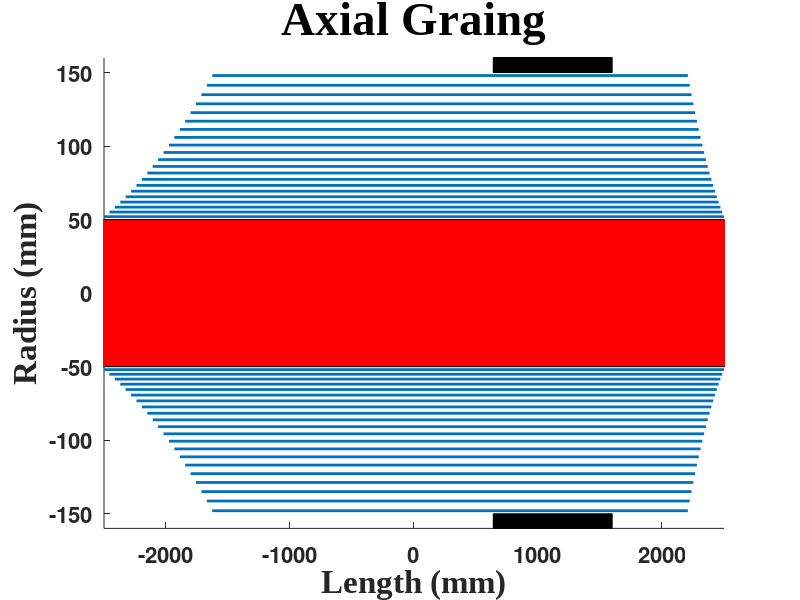
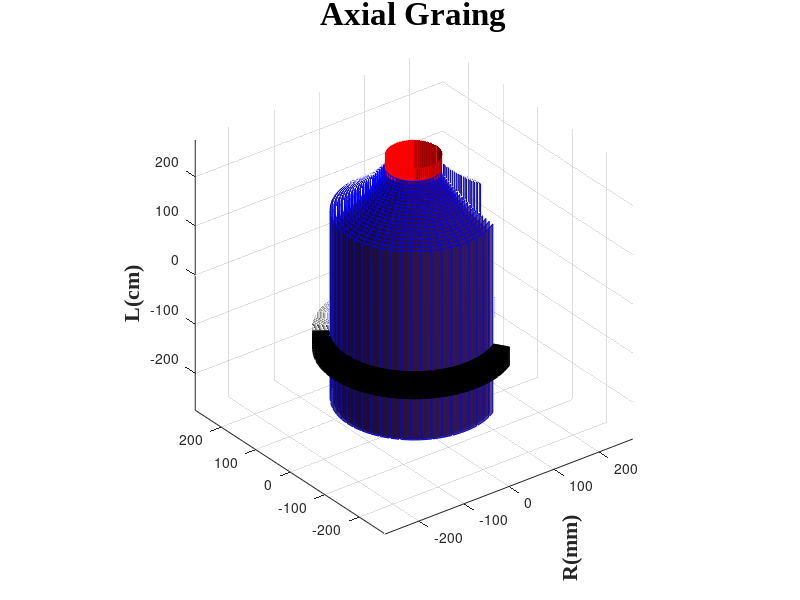

MATLAB code for these plots, in order:
%%%%%%%%%%%%%%%%%%%%%%%%%%%%%%%%%%%%%%%%%%%%%%%%%%%%%%%%%%%%%%%%%%%%%%%%%%%
% ELEC6089 High Volatage Insulation Bushing Design                        
% Axial grading calculation                                              
% Author - David Mahmoodi                                                 
% Date - 14/02/2014  
%%%%%%%%%%%%%%%%%%%%%%%%%%%%%%%%%%%%%%%%%%%%%%%%%%%%%%%%%%%%%%%%%%%%%%%%%%%
clc; close all; clear all 
%% Declareing Given Variables 
Voltage = 275000;         %Applied voltage (volt)
Inner_diameter = 100;     %mm
Outer_diameter = 300;     %mm
First_foil_length = 5000; %mm
N = 21;
Foil_Thickness = 0.1;     %mm
First_Gap = 2;            %mm
Last_Gap  = 2;            %mm
E_boundary_surface_Air = 300;   %volt/mm
E_boundary_surface_Oil = 3*300; %volt/mm
%% Defining new variables
Del_Voltage = Voltage/N-1; %Voltage between each foil
b_Air = Del_Voltage/E_boundary_surface_Air;
b_Oil = Del_Voltage/E_boundary_surface_Oil;
%Initialise vectors (22 for 3D plotting)
L = zeros(1,N+1); 
L_Air = zeros(1,N+1);
L_Oil = zeros(1,N+1); 
Radius = zeros(1,N+1);
R_parameter=1.007; % Parameter for adjesting assumption value of r0
%% Calculation
L(1)=First_foil_length; %The first foil is 5000mm and connected to the conductor, no capacitance between conductor and this foil
r0 = Inner_diameter/2 ; %Radius of the conductor
Radius(1)= Inner_diameter/2  + First_Gap; % Radial position of first foil = 52mm
L_Air(1)= L(1)/2;
L_Oil(1)= L(1)/2;
%Calculate the radial positions of all foils
for i=2:N
    L_Air(i)=L_Air(i-1)- b_Air;
    L_Oil(i)=L_Oil(i-1)- b_Oil;
    L(i)= L_Air(i)+L_Oil(i);
end
% Refer to Section 2.2 for an explanation of this assumption
Radius(2)=  Radius(1)* exp( (L(2)/L(1)) * log(Radius(1)/(r0-R_parameter)));
%Follow the iterative formula
for i=3:N     
    Radius(i)= Radius(i-1)* exp( (L(i)/L(i-1)) * log(Radius(i-1)/Radius(i-2)));
end
%For plotting - add the outer shell
L(N+1)=L(N)- .5*L(N);
Radius(N+1)=Radius(N)+ Last_Gap;

%% Ploting
x=zeros(1,2*(N+1));
y=x; j=1;
for i=1:2:2*(N+1)
    x(i)=L_Air(j);
    x(i+1)=-L_Oil(j);
    y(i)=Radius(j);
    y(i+1)=Radius(j);
    j=j+1;
end
y2=-y;
% 2D Plot
figure
axes('FontSize',16,'fontWeight','bold')
rect_H = rectangle('Position', [-1.1.*x(1),- r0, 2.2*x(1), 2*r0]); 
set(rect_H, 'FaceColor', 'r') 
for i=1:2:2*(N)
    hold on
    line(-x(i:i+1), -y(i:i+1), 'LineWidth',2)
    line(-x(i:i+1), -y2(i:i+1),'LineWidth',2)
    %axis equal
end
rect_H = rectangle('Position', [L(N+1)/3,Outer_diameter/2, L(N+1)/2, 1000]); 
set(rect_H, 'FaceColor',[0, 0, 0])
rect_H = rectangle('Position', [L(N+1)/3,-10-Outer_diameter/2, L(N+1)/2, 10]); 
set(rect_H, 'FaceColor',[0, 0, 0])
title('Axial Graing','FontName', 'Times New Roman','FontSize',34,'fontWeight','bold');
xlabel('Length (mm)','FontName', 'Times New Roman','FontSize',24,'fontWeight','bold')
ylabel('Radius (mm)','FontName', 'Times New Roman','FontSize',24,'fontWeight','bold')
xlim([x(2) x(1)]);ylim([y2(end)-10 y(end)+10])
% 3D Plot
K=50; scl=.1; % Z direction scalling value for plotting
p= 6*N/3+1; %adjusting the Cut in the 3D shap
figure
axes('FontSize',16,'fontWeight','bold')
R=[r0 r0];
[X,Y,Z] = cylinder(R,5*K);
Z(2, :) = (L_Air(1)+ .1*L_Air(1))*scl;
Z(1, :) = - Z(2, :);
surf(X,Y,Z, 'FaceColor',[1,0,0],'EdgeColor', [1,0,0]);
for i=1:N
    hold on
    R=[Radius(i) Radius(i)];
    [X,Y,Z] = cylinder(R,K);
    Z(2,:)= L_Air(i);
    Z(1,:)= -L_Oil(i);
    X = X(:,1:p);
    Y = Y(:,1:p);
    Z = Z(:,1:p)*scl;
    testsubject = surf(X,Y,Z); 
    set(testsubject,'FaceAlpha',0.8,'EdgeColor','b')
    axis equal
end
Ground=Radius(N+1)-1;
for i=1:30
    R=[Ground+i Ground+i];
    [X,Y,Z] = cylinder(R,K);
    Z(2, :) = L(N+1) *scl;
    Z(1, :) = -  Z(2, :);
    X = X(:,1:p);
    Y = Y(:,1:p);
    Z = Z(:,1:p)*scl-100;
    surf(X,Y,Z, 'FaceColor', [0,0,0],'EdgeColor',[0, 0, 0]);
end
camlight
lighting gouraud
title('Axial Graing','FontName','Times New Roman','FontSize',24,'fontWeight','bold');
xlabel('R(mm)','FontName','Times New Roman','FontSize',16,'fontWeight','bold','Rotation',90,'HorizontalAlignment','right')
zlabel('L(cm)','FontName','Times New Roman','FontSize',16,'fontWeight','bold','HorizontalAlignment','right')
%% Saving results to file
FID = fopen('AxialVals21.tex', 'w');
fprintf(FID, '\\begin{table}[!htb]\n');
fprintf(FID, '\\label{table:radialvals}\n');
fprintf(FID, '\\begin{center}\n');
fprintf(FID, '\\begin{tabular}{|c||cc|c||cc|}\n');
fprintf(FID, '\\toprule\n');
fprintf(FID, '\\textbf{Foil N.O} & \\textbf{Radius(mm)} & \\textbf{Length(mm)} & \\textbf{Foil N.O} & \\textbf{Radius(mm)} & \\textbf{Length(mm)}\\\\ \\toprule\n');
Max = floor((N+1)/2); L(N+1)= 00;
for i=1:Max
     fprintf(FID, '%.f & %4.2f & %4.2f & %.f & %4.2f & %4.2f \\\\\n',i,Radius(i),L(i),(i+Max),Radius(i+Max),L(i+Max));
end 
fprintf(FID, '\\bottomrule\n');
fprintf(FID, '\\end{tabular}\n');
fprintf(FID, '\\end{center}\n');
fprintf(FID, '\\caption{Radial Grading Calculations Results}\n');
fprintf(FID, '\\end{table}\n');
fclose(FID);




